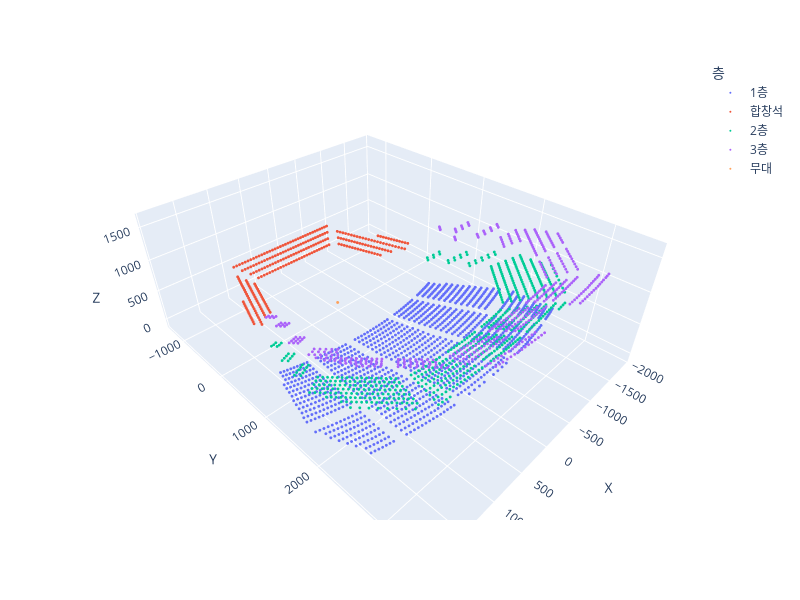

The notebook cell saved with this chart:
### Code cell
# 3d scatter plot
fig = px.scatter_3d(temp, x='X', y='Y', z='Z', color='층', size_max=18, hover_name='전체_좌석')
fig.update_layout(width=800, height=600)
fig.update_traces(marker={'size': 1})
fig.show()

### Figure 1 — Plotly figure (JSON) as saved in the notebook; plotly's stock layout.template omitted (floating-point values rounded to 4 significant figures; data arrays with more than 128 entries replaced by an {"elided": "..."} marker saying what was removed)
{"data": [{"hovertemplate": "<b>%{hovertext}</b><br><br>층=1층<br>X=%{x}<br>Y=%{y}<br>Z=%{z}<extra></extra>", "hovertext": {"elided": "1234 str values"}, "legendgroup": "1층", "marker": {"color": "#636efa", "size": 1, "symbol": "circle"}, "mode": "markers", "name": "1층", "scene": "scene", "showlegend": true, "type": "scatter3d", "x": {"elided": "1234 int values"}, "y": {"elided": "1234 int values"}, "z": {"elided": "1234 int values"}}, {"hovertemplate": "<b>%{hovertext}</b><br><br>층=합창석<br>X=%{x}<br>Y=%{y}<br>Z=%{z}<extra></extra>", "hovertext": {"elided": "274 str values"}, "legendgroup": "합창석", "marker": {"color": "#EF553B", "size": 1, "symbol": "circle"}, "mode": "markers", "name": "합창석", "scene": "scene", "showlegend": true, "type": "scatter3d", "x": {"elided": "274 int values"}, "y": {"elided": "274 int values"}, "z": {"elided": "274 int values"}}, {"hovertemplate": "<b>%{hovertext}</b><br><br>층=2층<br>X=%{x}<br>Y=%{y}<br>Z=%{z}<extra></extra>", "hovertext": {"elided": "568 str values"}, "legendgroup": "2층", "marker": {"color": "#00cc96", "size": 1, "symbol": "circle"}, "mode": "markers", "name": "2층", "scene": "scene", "showlegend": true, "type": "scatter3d", "x": {"elided": "568 int values"}, "y": {"elided": "568 int values"}, "z": {"elided": "568 int values"}}, {"hovertemplate": "<b>%{hovertext}</b><br><br>층=3층<br>X=%{x}<br>Y=%{y}<br>Z=%{z}<extra></extra>", "hovertext": {"elided": "429 str values"}, "legendgroup": "3층", "marker": {"color": "#ab63fa", "size": 1, "symbol": "circle"}, "mode": "markers", "name": "3층", "scene": "scene", "showlegend": true, "type": "scatter3d", "x": {"elided": "429 int values"}, "y": {"elided": "429 int values"}, "z": {"elided": "429 int values"}}, {"hovertemplate": "<b>%{hovertext}</b><br><br>층=무대<br>X=%{x}<br>Y=%{y}<br>Z=%{z}<extra></extra>", "hovertext": ["무대"], "legendgroup": "무대", "marker": {"color": "#FFA15A", "size": 1, "symbol": "circle"}, "mode": "markers", "name": "무대", "scene": "scene", "showlegend": true, "type": "scatter3d", "x": [0], "y": [0], "z": [0]}], "layout": {"height": 600, "legend": {"title": {"text": "층"}, "tracegroupgap": 0}, "margin": {"t": 60}, "scene": {"domain": {"x": [0, 1], "y": [0, 1]}, "xaxis": {"title": {"text": "X"}}, "yaxis": {"title": {"text": "Y"}}, "zaxis": {"title": {"text": "Z"}}}, "width": 800}}
